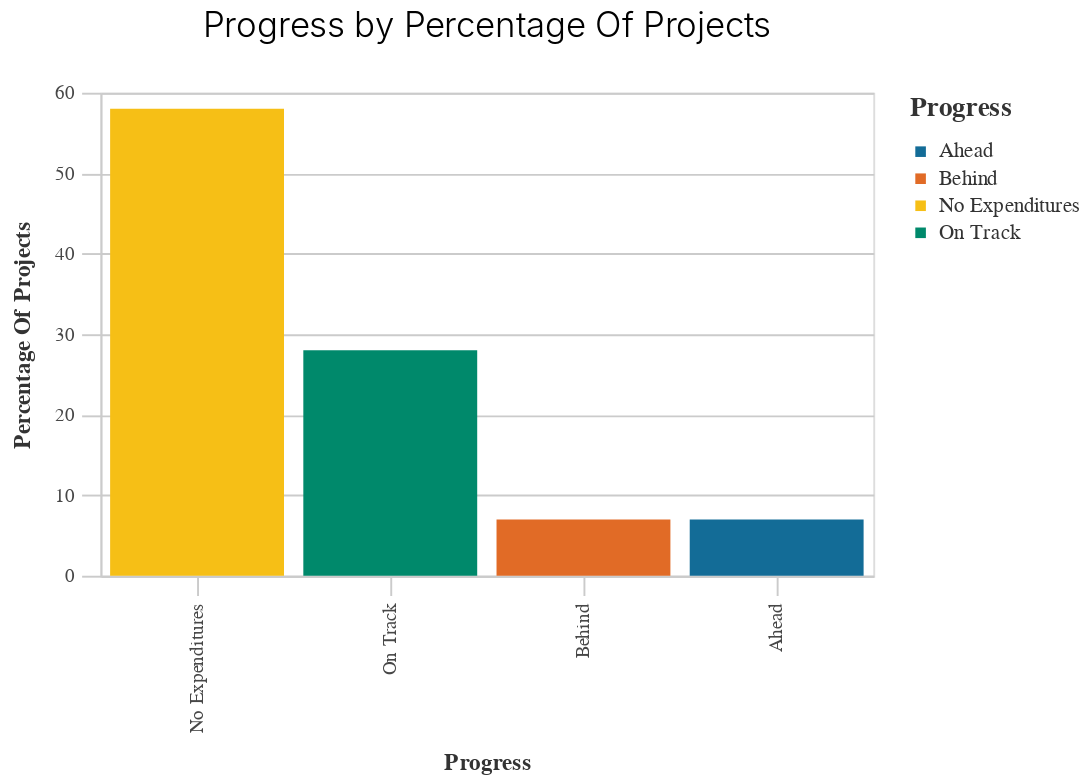

Here is the notebook cell this chart was saved with:
### Code cell
chart_progress = TIRCP_functions.basic_bar_chart(df1, 'Progress','Percentage_of_Projects', 'Progress') 
chart_progress

### Figure 1 — Vega-Lite specification as saved in the notebook (floating-point values rounded to 4 significant figures)
{"config": {"view": {"continuousWidth": 400, "continuousHeight": 300}, "axis": {"domainColor": "#cbcbcb", "grid": true, "gridColor": "#cbcbcb", "gridWidth": 1, "labelColor": "#474747", "labelFont": "Nunito Sans", "labelFontSize": 10, "labelPadding": 4, "tickColor": "#cbcbcb", "tickSize": 10, "titleColor": "#333", "titleFont": "Raleway", "titleFontSize": 12, "titlePadding": 10}, "axisBand": {"grid": false}, "background": "white", "font": "Raleway", "header": {"labelFont": "Nunito Sans", "titleFont": "Raleway"}, "legend": {"labelColor": "#333", "labelFont": "Nunito Sans", "labelFontSize": 11, "labelLimit": 0, "padding": 1, "symbolSize": 30, "symbolType": "square", "titleColor": "#333", "titleFont": "Raleway", "titleFontSize": 14, "titlePadding": 10}, "title": {"anchor": "middle", "font": "Raleway", "fontSize": 18, "fontWeight": 300, "offset": 20}}, "data": {"name": "data-35d9bc587de25f416cce1f624ebe049c"}, "mark": "bar", "encoding": {"color": {"field": "Progress", "legend": {"title": "Progress"}, "scale": {"range": ["#136C97", "#E16B26", "#F6BF16", "#00896B", "#7790A3", "#5B559C"]}, "type": "nominal"}, "x": {"field": "Progress", "sort": "-y", "title": "Progress", "type": "nominal"}, "y": {"field": "Percentage_of_Projects", "title": "Percentage Of Projects", "type": "quantitative"}}, "height": 250, "title": "Progress by Percentage Of Projects", "width": 400, "$schema": "https://vega.github.io/schema/vega-lite/v4.17.0.json", "datasets": {"data-35d9bc587de25f416cce1f624ebe049c": [{"Progress": "Behind", "Count_of_Projects": 5, "Percentage_of_Projects": 7.0}, {"Progress": "Ahead", "Count_of_Projects": 5, "Percentage_of_Projects": 7.0}, {"Progress": "On Track", "Count_of_Projects": 21, "Percentage_of_Projects": 28.0}, {"Progress": "No Expenditures", "Count_of_Projects": 43, "Percentage_of_Projects": 58.0}]}}
